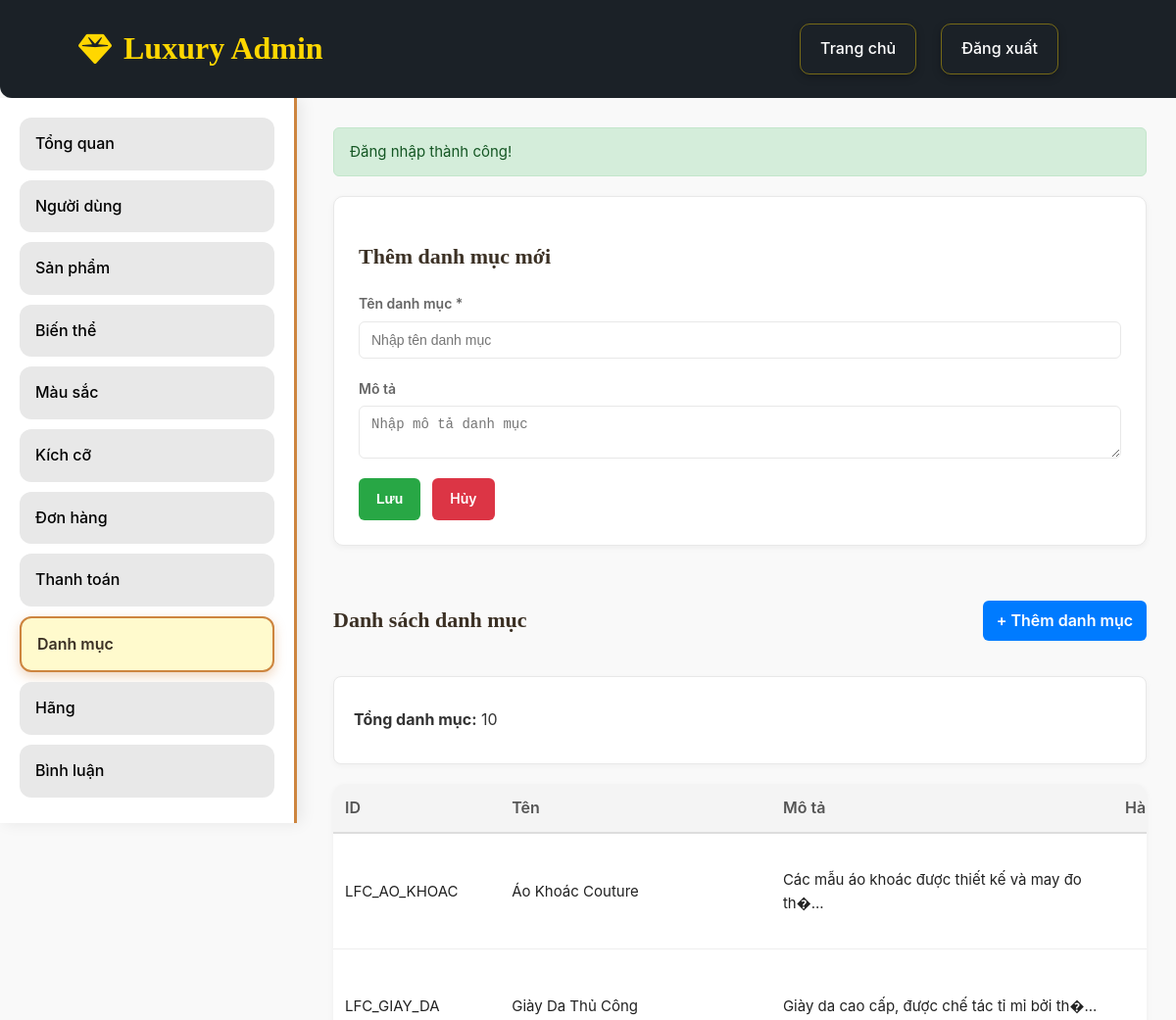
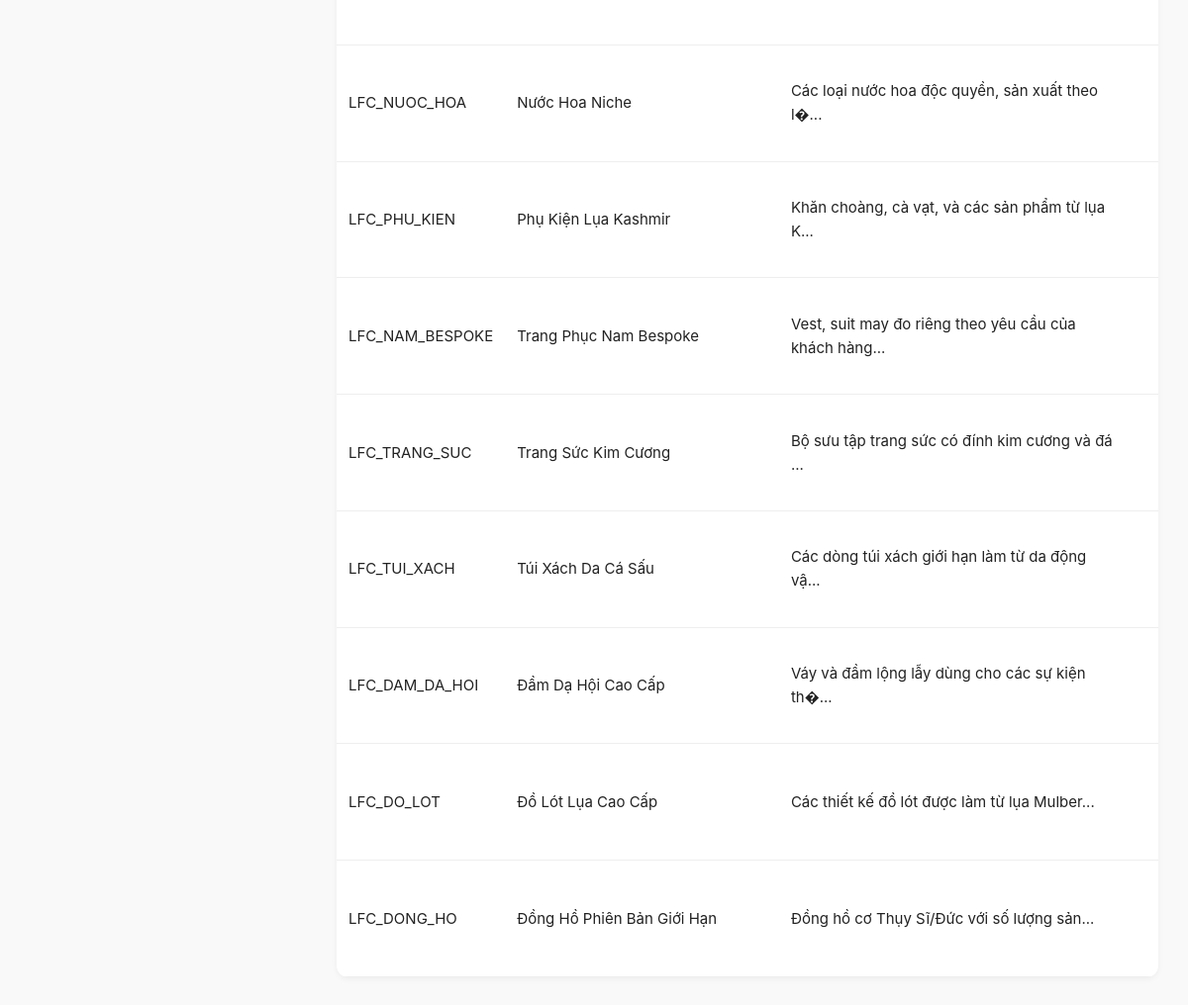
Page /admin/categories (signed in) on the committed database (2 pictures, top to bottom).
### tables this page shows
CREATE TABLE `catogory` (
  `Category_Id` varchar(50) NOT NULL,
  `Name` text NOT NULL,
  `Description` text NOT NULL
);

### src/Core/Controller.php (called while the page is built, shortened)
<?php
class Controller {
    public function renderView($view, $data = []) {
        extract($data);
        $viewFile = ROOT_PATH . '/src/Views/' . $view . '.php';
        require_once $viewFile;
    }
}
?>

### src/Controllers/CategoryController.php (called while the page is built, shortened)
<?php
class CategoryController extends Controller {
    function index() {
        $categoryModel = new Category();
        $categories = $categoryModel->getAllWithProductCount();
        $data = [
            'title' => 'Danh mục sản phẩm',
            'categories' => $categories,
            'totalCategories' => count($categories),
            'editing' => false
        ];
        $this->renderView('admin/category', $data);
    }
}

### src/Controllers/AdminController.php (called while the page is built, shortened)
<?php
class AdminController extends Controller {
public function categories() {
    $cc = new CategoryController();
    return $cc->index();
}
}
?>

### src/Core/App.php (called while the page is built, shortened)
<?php
class App {
    protected $method = 'index';
    public function __construct() {
        $url = $this->parseUrl();
        if (isset($url[0]) && !empty($url[0])) {
            $routeMap = [
                'login' => 'AuthController',
                'register' => 'AuthController',
                'logout' => 'AuthController'
            ];
            if (isset($routeMap[$url[0]])) {
                $this->controller = $routeMap[$url[0]];
                $route = $url[0];
                unset($url[0]);
                $url = array_values($url);
                if (empty($url[0])) {
                    if ($route === 'login') {
                        $this->method = 'index';
                    } elseif ($route === 'register') {
                        $this->method = 'register';
                    } elseif ($route === 'logout') {
                        $this->method = 'logout';
                    }
                }
            } else {
                $controllerName = ucfirst(strtolower($url[0])) . 'Controller';
                $controllerFile = ROOT_PATH . '/src/Controllers/' . $controllerName . '.php';
                if (file_exists($controllerFile)) {
                    unset($url[0]);
                    $url = array_values($url);
                }
            }
        }
        $controllerInstance = new $fullControllerName;
        if (isset($url[0]) && !empty($url[0])) {
            $methodName = $url[0];
            if (method_exists($controllerInstance, $methodName)) {
                $this->method = $methodName;
                unset($url[0]);
                $url = array_values($url);
            }
        }
        $this->params = $url ? array_values($url) : [];
        call_user_func_array([$controllerInstance, $this->method], $this->params);
    }
    public function parseUrl() {
        if (isset($_GET['url'])) {
            $url = filter_var(rtrim($_GET['url'], '/'), FILTER_SANITIZE_URL);
            $url = explode('/', $url);
            $url = array_filter($url, function($value) {
                return !empty($value);
            });
            return array_values($url);
        }
        return [];
    }
}
?>

### index.php (called while the page is built, shortened)
<?php
require_once 'app.php';
try {
    $app = new \Core\App();
} catch (\Exception $e) {
    die("Lỗi: " . $e->getMessage() . "<br>File: " . $e->getFile() . "<br>Line: " . $e->getLine());
}
?>

### src/Core/Model.php (called while the page is built, shortened)
<?php
class Model {
    protected $db;
    public function __construct() {
        $this->db = $this->getConnection();
    }
    protected function getConnection() {
        require ROOT_PATH . '/src/Config/connection.php';
        return $conn;
    }
    public function query($sql, $params = []) {
        try {
            $stmt = $this->db->prepare($sql);
            $stmt->execute($params);
            $results = $stmt->fetchAll(\PDO::FETCH_ASSOC);
            return $results !== false ? $results : [];
        } catch (\PDOException $e) {
            error_log("SQL Query Error: " . $e->getMessage());
            error_log("SQL: " . $sql);
            error_log("Params: " . print_r($params, true));
            throw $e;
        }
    }
}
?>

### src/Models/Category.php (called while the page is built, shortened)
<?php
class Category extends Model {
    protected $table = 'catogory';
    public function getAllWithProductCount() {
        $sql = "SELECT c.Category_Id as id, c.Name as name, c.Description as description,
                       COUNT(p.Product_Id) as product_count
                FROM {$this->table} c
                LEFT JOIN products p ON c.Category_Id = p.Category_Id
                GROUP BY c.Category_Id
                ORDER BY c.Name ASC";
        return $this->query($sql);
    }
}
?>

### app.php (called while the page is built, shortened)
<?php
spl_autoload_register(function ($className) {
    $className = str_replace('\\', '/', $className);
    $file = ROOT_PATH . '/src/' . $className . '.php';
});
?>

### src/Views/admin/category.php (the view, shortened to what this page needs)
<!DOCTYPE html>
<html lang="vi">
<body>
    <div class="admin-container">
        <?php include __DIR__ . '/aside.php'; ?>
        <main class="admin-content">
            <?php if (isset($_SESSION['message'])): ?>
                <div class="alert alert-success">
                    <?php echo htmlspecialchars($_SESSION['message']);
                    unset($_SESSION['message']); ?>
                </div>
            <?php endif; ?>
            <div class="form-section">
                <h2><?php echo $data['editing'] ? 'Sửa danh mục' : 'Thêm danh mục mới'; ?></h2>
                <form method="POST" action="/DuAn1/admin/saveCategory">
                    <div class="form-group">
                        <label for="name">Tên danh mục *</label>
                        <input type="text" id="name" name="name"
                            value="<?php echo htmlspecialchars($data['editing'] && isset($data['category']) ? $data['category']['name'] : ''); ?>"
                            required placeholder="Nhập tên danh mục">
                    </div>
                    <div class="form-group">
                        <label for="description">Mô tả</label>
                        <textarea id="description" name="description"
                            placeholder="Nhập mô tả danh mục"><?php echo htmlspecialchars($data['editing'] && isset($data['category']) ? $data['category']['description'] : ''); ?></textarea>
                    </div>
                    <div class="form-actions">
                        <button type="submit" class="btn btn-success">
                            <?php echo $data['editing'] ? 'Cập nhật' : 'Lưu'; ?>
                        </button>
                        <a href="/DuAn1/admin/categories" class="btn btn-cancel">Hủy</a>
                    </div>
                </form>
            </div>
            <section>
                <div class="content-header">
                    <h2>Danh sách danh mục</h2>
                    <a href="/DuAn1/admin/categories" class="btn-add">+ Thêm danh mục</a>
                </div>
                <div class="stats-box">
                    <p><strong>Tổng danh mục:</strong> <?php echo $data['totalCategories']; ?></p>
                </div>
                <div class="table-container">
                    <?php if ($data['totalCategories'] > 0): ?>
                        <table>
                            <thead>
                                <tr>
                                    <th width="10%">ID</th>
                                    <th width="35%">Tên</th>
                                    <th width="45%">Mô tả</th>
                                    <th width="10%">Hành động</th>
                                </tr>
                            </thead>
                            <tbody>
                                <?php foreach ($data['categories'] as $category): ?>
                                    <tr>
                                        <td><?php echo htmlspecialchars($category['id']); ?></td>
                                        <td><?php echo htmlspecialchars($category['name']); ?></td>
                                        <td><?php echo htmlspecialchars(substr($category['description'] ?? '', 0, 60)) . (strlen($category['description'] ?? '') > 60 ? '...' : ''); ?>
                                        </td>
                                        <td>
                                        </td>
                                    </tr>
                                <?php endforeach; ?>
                            </tbody>
                        </table>
                    <?php else: ?>
                        <div class="empty-message">
                            Chưa có danh mục nào. <a href="/DuAn1/admin/categories">Thêm danh mục mới</a>
                        </div>
                    <?php endif; ?>
                </div>
            </section>
        </main>
    </div>
</body>
</html>

### src/Views/admin/head.php (style rules this page uses)
html, body { margin: 0; padding: 0; font-family: 'Inter', Helvetica, Arial, sans-serif; background: #f8f9fa; color: #333; line-height: 1.6; }
h1,h2,h3,h4,h5,h6 { font-family: 'Playfair Display', serif; color: #3b3024; }
a { text-decoration: none; color: inherit; }
main.admin-content { margin-top: 100px; margin-left: calc(260px + 50px); width: calc(100% - 260px - 50px); padding: 30px; box-sizing: border-box; }

### src/Views/admin/category.php (style rules this page uses)
:root { --black: #0f0f10; --white: #ffffff; --text: #222; --muted: #666; --gold: #d4af37; --border: #e8e8e8; --bg: #f9f9f9; --success: #28a745; --danger: #dc3545; --primary: #007bff; }
body { margin: 0; font-family: 'Inter', sans-serif; background: var(--bg); color: var(--text); }
.admin-container { display: flex; flex-direction: column; min-height: 100vh; }
.admin-content { max-width: 1400px; width: 100%; margin: 32px auto; padding: 0 20px; }
h2 { font-size: 22px; font-weight: 700; margin-bottom: 20px; }
.alert { padding: 12px 16px; border-radius: 6px; margin-bottom: 20px; font-size: 15px; }
.alert-success { background: #d4edda; color: #155724; border: 1px solid #c3e6cb; }
.form-section { background: #fff; border: 1px solid var(--border); border-radius: 10px; padding: 25px; box-shadow: 0 2px 6px rgba(0, 0, 0, 0.05); margin-bottom: 40px; }
.form-group { margin-bottom: 20px; display: flex; flex-direction: column; }
.form-group label { font-size: 14px; font-weight: 600; margin-bottom: 6px; color: var(--muted); }
.form-group input, .form-group textarea { padding: 10px 12px; border: 1px solid var(--border); border-radius: 6px; font-size: 14px; transition: border-color 0.2s ease; }
.form-actions { display: flex; gap: 12px; margin-top: 10px; }
.btn { padding: 10px 18px; border-radius: 6px; font-size: 14px; font-weight: 600; cursor: pointer; border: none; text-decoration: none; display: inline-block; transition: all 0.2s ease; }
.btn-success { background: var(--success); color: #fff; }
.btn-cancel { background: var(--danger); color: #fff; }
.content-header { display: flex; justify-content: space-between; align-items: center; margin-bottom: 20px; }
.btn-add { background: var(--primary); color: #fff; padding: 8px 14px; border-radius: 6px; font-weight: 600; text-decoration: none; }
.stats-box { background: #fff; border: 1px solid var(--border); border-radius: 8px; padding: 15px 20px; margin-bottom: 20px; font-size: 16px; color: #333; box-shadow: 0 2px 6px rgba(0, 0, 0, 0.04); }
.table-container { background: #fff; border-radius: 12px; overflow-x: auto; box-shadow: 0 2px 6px rgba(0, 0, 0, 0.05); width: 100%; }
table { width: 100%; border-collapse: collapse; min-width: 1000px; }
table thead { background-color: #f4f4f4; border-bottom: 2px solid #ddd; }
table th { padding: 12px; text-align: left; font-weight: 600; color: #555; }
table td { padding: 12px; border-bottom: 1px solid #eee; font-size: 15px; }
table td:last-child { text-align: center; min-width: 180px; }

### rows in the picture
catogory: Category_Id "LFC_AO_KHOAC", Name "Áo Khoác Couture", Description "Các mẫu áo khoác được thiết kế và may đo th�"
catogory: Category_Id "LFC_GIAY_DA", Name "Giày Da Thủ Công", Description "Giày da cao cấp, được chế tác tỉ mỉ bởi th�"
catogory: Category_Id "LFC_NUOC_HOA", Name "Nước Hoa Niche", Description "Các loại nước hoa độc quyền, sản xuất theo l�"
catogory: Category_Id "LFC_PHU_KIEN", Name "Phụ Kiện Lụa Kashmir", Description "Khăn choàng, cà vạt, và các sản phẩm từ lụa K"
catogory: Category_Id "LFC_NAM_BESPOKE", Name "Trang Phục Nam Bespoke", Description "Vest, suit may đo riêng theo yêu cầu của khách hàng"
catogory: Category_Id "LFC_TRANG_SUC", Name "Trang Sức Kim Cương", Description "Bộ sưu tập trang sức có đính kim cương và đá"
catogory: Category_Id "LFC_TUI_XACH", Name "Túi Xách Da Cá Sấu", Description "Các dòng túi xách giới hạn làm từ da động vậ"
catogory: Category_Id "LFC_DAM_DA_HOI", Name "Đầm Dạ Hội Cao Cấp", Description "Váy và đầm lộng lẫy dùng cho các sự kiện th�"
catogory: Category_Id "LFC_DO_LOT", Name "Đồ Lót Lụa Cao Cấp", Description "Các thiết kế đồ lót được làm từ lụa Mulber"
catogory: Category_Id "LFC_DONG_HO", Name "Đồng Hồ Phiên Bản Giới Hạn", Description "Đồng hồ cơ Thụy Sĩ/Đức với số lượng sản"

### other values in the picture
$label "Tổng quan"
$label "Người dùng"
$label "Sản phẩm"
$label "Biến thể"
$label "Màu sắc"
$label "Kích cỡ"
$label "Đơn hàng"
$label "Thanh toán"
$label "Danh mục"
$label "Hãng"
$label "Bình luận"
$_SESSION['message'] "Đăng nhập thành công!"
$data['totalCategories'] "10"
